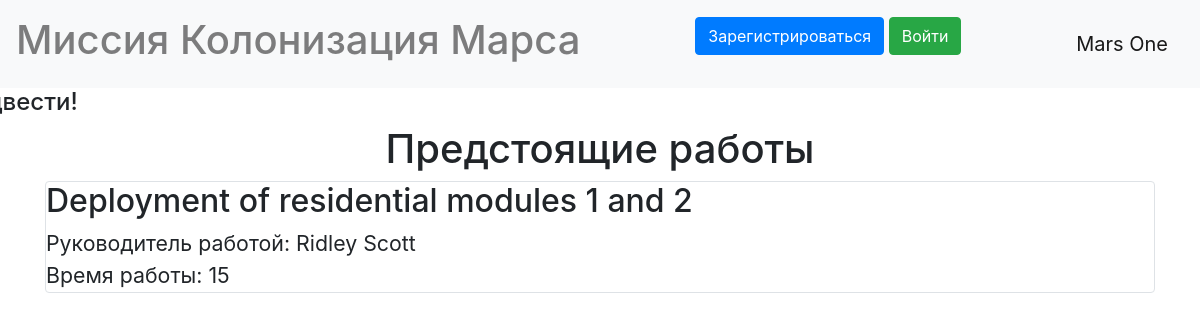
/index, run on the app's committed database.
### data/jobs.py (models this page shows)
class Jobs(SqlAlchemyBase, SerializerMixin):
    __tablename__ = "jobs"
    id = sqlalchemy.Column(sqlalchemy.Integer, primary_key=True, autoincrement=True)
    team_leader = sqlalchemy.Column(sqlalchemy.Integer, foreign_key=True)
    job = sqlalchemy.Column(sqlalchemy.String, nullable=True)
    work_size = sqlalchemy.Column(sqlalchemy.Integer, nullable=True)
    collaborators = sqlalchemy.Column(sqlalchemy.String, nullable=True)
    start_date = sqlalchemy.Column(sqlalchemy.DateTime)
    end_date = sqlalchemy.Column(sqlalchemy.DateTime)
    is_finished = sqlalchemy.Column(sqlalchemy.Boolean, default=False)

### data/users.py (models this page shows, shortened)
class User(SqlAlchemyBase, UserMixin, SerializerMixin):
    __tablename__ = 'users'
    id = sqlalchemy.Column(sqlalchemy.Integer, primary_key=True, autoincrement=True)
    surname = sqlalchemy.Column(sqlalchemy.String, nullable=True)
    name = sqlalchemy.Column(sqlalchemy.String, nullable=True)
    age = sqlalchemy.Column(sqlalchemy.Integer, nullable=True)
    position = sqlalchemy.Column(sqlalchemy.String, nullable=True)
    speciality = sqlalchemy.Column(sqlalchemy.String, nullable=True)
    address = sqlalchemy.Column(sqlalchemy.String, nullable=True)
    email = sqlalchemy.Column(sqlalchemy.String, unique=True, nullable=True)
    hashed_password = sqlalchemy.Column(sqlalchemy.String, nullable=True)
    created_date = sqlalchemy.Column(sqlalchemy.DateTime, default=datetime.datetime.now())

### main.py (the view)
@app.route("/")
@app.route("/index")
def index():
    dbs = db_session.create_session()
    jobs = dbs.query(Jobs).all()
    team_leaders = dbs.query(User).filter(User.id.in_([job.team_leader for job in dbs.query(Jobs).all()]))
    if not jobs or not len(jobs):
        return "Jobs not found"
    return render_template("index.html", jobs=jobs, team_leaders=team_leaders)

### data/db_session.py (called while the page is built)
def create_session() -> Session:
    global __factory
    return __factory()

### templates/index.html (shortened to what this page needs)
{% extends "base.html" %}
{% block content %}
<link rel="stylesheet" type="text/css" href="../static/css/index.css">
<h1 style="text-align: center;">Предстоящие работы</h1>
{% for job in jobs%}
{%if not job.ins_finished%}
<div class="col-md6 border rounded">
    <h2>{{job.job.capitalize()}}</h2>
    <div class="tml">
        Руководитель работой: {{team_leaders[loop.index0].surname}} {{team_leaders[loop.index0].name}}
    </div>
    <div class="tml">
        Время работы: {{job.work_size}}
    </div>
</div>
{%endif%}
{% endfor %}
{% endblock %}

### static/css/index.css (style rules this page uses)
.tml { font-size: 16pt; }

### data on the page
Jobs: job "Deployment of residential modules 1 and 2", work_size "15"
User: surname "Ridley", name "Scott"
